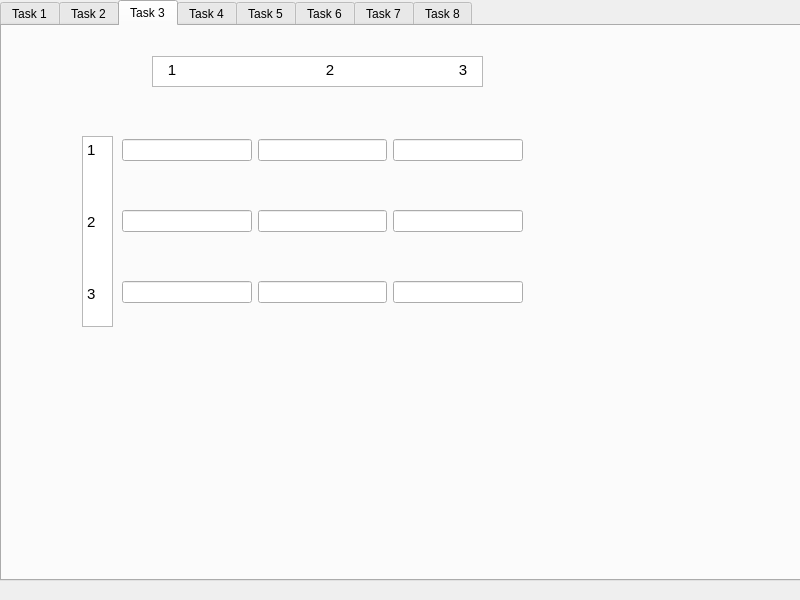
<?xml version="1.0" encoding="UTF-8"?>
<ui version="4.0">
 <class>MainWindow</class>
 <widget class="QMainWindow" name="MainWindow">
  <property name="geometry">
   <rect>
    <x>0</x>
    <y>0</y>
    <width>800</width>
    <height>600</height>
   </rect>
  </property>
  <property name="windowTitle">
   <string>MainWindow</string>
  </property>
  <widget class="QWidget" name="centralwidget">
   <widget class="QTabWidget" name="tabWidget">
    <property name="geometry">
     <rect>
      <x>0</x>
      <y>0</y>
      <width>801</width>
      <height>581</height>
     </rect>
    </property>
    <property name="currentIndex">
     <number>2</number>
    </property>
    <widget class="QWidget" name="tab">
     <attribute name="title">
      <string>Task 1</string>
     </attribute>
     <widget class="QLabel" name="label">
      <property name="geometry">
       <rect>
        <x>50</x>
        <y>30</y>
        <width>291</width>
        <height>31</height>
       </rect>
      </property>
      <property name="text">
       <string>f(x)=x^3−3x+2   input range (with space)</string>
      </property>
     </widget>
     <widget class="QWidget" name="verticalLayoutWidget">
      <property name="geometry">
       <rect>
        <x>50</x>
        <y>70</y>
        <width>661</width>
        <height>431</height>
       </rect>
      </property>
      <layout class="QVBoxLayout" name="tab1_verticalLayout"/>
     </widget>
     <widget class="QToolButton" name="tab1_toolButton">
      <property name="geometry">
       <rect>
        <x>600</x>
        <y>30</y>
        <width>51</width>
        <height>31</height>
       </rect>
      </property>
      <property name="text">
       <string>enter</string>
      </property>
     </widget>
     <widget class="QLineEdit" name="tab1_lineEdit">
      <property name="geometry">
       <rect>
        <x>340</x>
        <y>30</y>
        <width>251</width>
        <height>27</height>
       </rect>
      </property>
     </widget>
    </widget>
    <widget class="QWidget" name="tab_5">
     <property name="cursor">
      <cursorShape>UpArrowCursor</cursorShape>
     </property>
     <attribute name="title">
      <string>Task 2</string>
     </attribute>
     <widget class="QLineEdit" name="lineEdit">
      <property name="geometry">
       <rect>
        <x>430</x>
        <y>90</y>
        <width>113</width>
        <height>27</height>
       </rect>
      </property>
     </widget>
     <widget class="QLabel" name="label_2">
      <property name="geometry">
       <rect>
        <x>170</x>
        <y>80</y>
        <width>121</width>
        <height>19</height>
       </rect>
      </property>
      <property name="text">
       <string>f(x)=x^4−5x^2+4</string>
      </property>
     </widget>
     <widget class="QWidget" name="verticalLayoutWidget_2">
      <property name="geometry">
       <rect>
        <x>120</x>
        <y>130</y>
        <width>521</width>
        <height>381</height>
       </rect>
      </property>
      <layout class="QVBoxLayout" name="verticalLayout"/>
     </widget>
     <widget class="QLabel" name="label_3">
      <property name="geometry">
       <rect>
        <x>330</x>
        <y>90</y>
        <width>91</width>
        <height>19</height>
       </rect>
      </property>
      <property name="text">
       <string>input range</string>
      </property>
     </widget>
    </widget>
    <widget class="QWidget" name="tab_2">
     <attribute name="title">
      <string>Task 3</string>
     </attribute>
     <widget class="QWidget" name="gridLayoutWidget_2">
      <property name="geometry">
       <rect>
        <x>120</x>
        <y>70</y>
        <width>401</width>
        <height>251</height>
       </rect>
      </property>
      <layout class="QGridLayout" name="gridLayout_2">
       <item row="2" column="2">
        <widget class="QLineEdit" name="lineEdit_3"/>
       </item>
       <item row="0" column="1">
        <widget class="QLineEdit" name="lineEdit_4"/>
       </item>
       <item row="2" column="0">
        <widget class="QLineEdit" name="lineEdit_9"/>
       </item>
       <item row="1" column="0">
        <widget class="QLineEdit" name="lineEdit_10"/>
       </item>
       <item row="2" column="1">
        <widget class="QLineEdit" name="lineEdit_5"/>
       </item>
       <item row="0" column="0">
        <widget class="QLineEdit" name="lineEdit_6"/>
       </item>
       <item row="0" column="2">
        <widget class="QLineEdit" name="lineEdit_8"/>
       </item>
       <item row="1" column="1">
        <widget class="QLineEdit" name="lineEdit_7"/>
       </item>
       <item row="1" column="2">
        <widget class="QLineEdit" name="lineEdit_2"/>
       </item>
      </layout>
     </widget>
     <widget class="QTextEdit" name="textEdit">
      <property name="geometry">
       <rect>
        <x>80</x>
        <y>110</y>
        <width>31</width>
        <height>191</height>
       </rect>
      </property>
      <property name="html">
       <string>&lt;!DOCTYPE HTML PUBLIC &quot;-//W3C//DTD HTML 4.0//EN&quot; &quot;http://www.w3.org/TR/REC-html40/strict.dtd&quot;&gt;
&lt;html&gt;&lt;head&gt;&lt;meta name=&quot;qrichtext&quot; content=&quot;1&quot; /&gt;&lt;style type=&quot;text/css&quot;&gt;
p, li { white-space: pre-wrap; }
&lt;/style&gt;&lt;/head&gt;&lt;body style=&quot; font-family:'Ubuntu Sans'; font-size:11pt; font-weight:400; font-style:normal;&quot;&gt;
&lt;p style=&quot; margin-top:0px; margin-bottom:0px; margin-left:0px; margin-right:0px; -qt-block-indent:0; text-indent:0px;&quot;&gt;1&lt;/p&gt;
&lt;p style=&quot;-qt-paragraph-type:empty; margin-top:0px; margin-bottom:0px; margin-left:0px; margin-right:0px; -qt-block-indent:0; text-indent:0px;&quot;&gt;&lt;br /&gt;&lt;/p&gt;
&lt;p style=&quot;-qt-paragraph-type:empty; margin-top:0px; margin-bottom:0px; margin-left:0px; margin-right:0px; -qt-block-indent:0; text-indent:0px;&quot;&gt;&lt;br /&gt;&lt;/p&gt;
&lt;p style=&quot;-qt-paragraph-type:empty; margin-top:0px; margin-bottom:0px; margin-left:0px; margin-right:0px; -qt-block-indent:0; text-indent:0px;&quot;&gt;&lt;br /&gt;&lt;/p&gt;
&lt;p style=&quot; margin-top:0px; margin-bottom:0px; margin-left:0px; margin-right:0px; -qt-block-indent:0; text-indent:0px;&quot;&gt;2&lt;/p&gt;
&lt;p style=&quot;-qt-paragraph-type:empty; margin-top:0px; margin-bottom:0px; margin-left:0px; margin-right:0px; -qt-block-indent:0; text-indent:0px;&quot;&gt;&lt;br /&gt;&lt;/p&gt;
&lt;p style=&quot;-qt-paragraph-type:empty; margin-top:0px; margin-bottom:0px; margin-left:0px; margin-right:0px; -qt-block-indent:0; text-indent:0px;&quot;&gt;&lt;br /&gt;&lt;/p&gt;
&lt;p style=&quot;-qt-paragraph-type:empty; margin-top:0px; margin-bottom:0px; margin-left:0px; margin-right:0px; -qt-block-indent:0; text-indent:0px;&quot;&gt;&lt;br /&gt;&lt;/p&gt;
&lt;p style=&quot; margin-top:0px; margin-bottom:0px; margin-left:0px; margin-right:0px; -qt-block-indent:0; text-indent:0px;&quot;&gt;3&lt;/p&gt;&lt;/body&gt;&lt;/html&gt;</string>
      </property>
     </widget>
     <widget class="QTextEdit" name="textEdit_2">
      <property name="geometry">
       <rect>
        <x>150</x>
        <y>30</y>
        <width>331</width>
        <height>31</height>
       </rect>
      </property>
      <property name="html">
       <string>&lt;!DOCTYPE HTML PUBLIC &quot;-//W3C//DTD HTML 4.0//EN&quot; &quot;http://www.w3.org/TR/REC-html40/strict.dtd&quot;&gt;
&lt;html&gt;&lt;head&gt;&lt;meta name=&quot;qrichtext&quot; content=&quot;1&quot; /&gt;&lt;style type=&quot;text/css&quot;&gt;
p, li { white-space: pre-wrap; }
&lt;/style&gt;&lt;/head&gt;&lt;body style=&quot; font-family:'Ubuntu Sans'; font-size:11pt; font-weight:400; font-style:normal;&quot;&gt;
&lt;p align=&quot;center&quot; style=&quot; margin-top:0px; margin-bottom:0px; margin-left:0px; margin-right:0px; -qt-block-indent:0; text-indent:0px;&quot;&gt;1                                    2                              3&lt;/p&gt;&lt;/body&gt;&lt;/html&gt;</string>
      </property>
     </widget>
    </widget>
    <widget class="QWidget" name="tab_3">
     <attribute name="title">
      <string>Task 4</string>
     </attribute>
    </widget>
    <widget class="QWidget" name="tab_4">
     <attribute name="title">
      <string>Task 5</string>
     </attribute>
    </widget>
    <widget class="QWidget" name="tab_6">
     <attribute name="title">
      <string>Task 6</string>
     </attribute>
    </widget>
    <widget class="QWidget" name="tab_7">
     <attribute name="title">
      <string>Task 7</string>
     </attribute>
    </widget>
    <widget class="QWidget" name="tab_8">
     <attribute name="title">
      <string>Task 8</string>
     </attribute>
    </widget>
   </widget>
  </widget>
  <widget class="QMenuBar" name="menubar">
   <property name="geometry">
    <rect>
     <x>0</x>
     <y>0</y>
     <width>800</width>
     <height>24</height>
    </rect>
   </property>
  </widget>
 </widget>
 <resources/>
 <connections/>
</ui>
